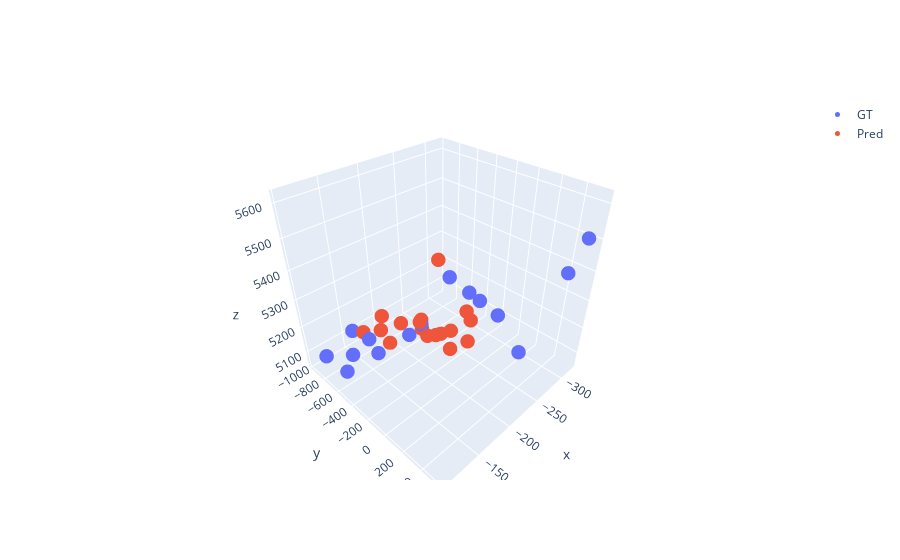

Here is the notebook cell this chart was saved with:
### Code cell
n_points = 99
scat_pose = go.Scatter3d(x=gt[0, :n_points, 0], y=gt[0, :n_points, 1], z=gt[0, :n_points, 2], mode="markers", name="GT")
scat_pred = go.Scatter3d(x=pred[0, :n_points, 0], y=pred[0, :n_points, 1], z=pred[0, :n_points, 2], mode="markers", name="Pred")
fig = go.Figure()
fig.add_trace(scat_pose)
fig.add_trace(scat_pred)

fig.update_traces(marker_size=5)
fig

### Figure 1 — Plotly figure (JSON) as saved in the notebook; plotly's stock layout.template omitted (floating-point values rounded to 4 significant figures)
{"data": [{"marker": {"size": 5}, "mode": "markers", "name": "GT", "type": "scatter3d", "x": [-142.9, -109.2, -153.2, -140.2, -176.7, -140.2, -118.9, -176.4, -210.0, -176.7, -104.3, -119.4, -258.2, -285.0, -300.5, -209.5, -321.0], "y": [-425.4, -529.7, -887.0, -780.1, -321.1, -780.1, -970.2, -171.2, 83.09, -321.0, -118.3, 498.6, 99.61, 532.9, -332.4, 548.8, 512.5], "z": [5164.0, 5124.0, 5130.0, 5075.0, 5204.0, 5075.0, 5059.0, 5275.0, 5387.0, 5204.0, 5350.0, 5617.0, 5245.0, 5434.0, 5157.0, 5291.0, 5497.0]}, {"marker": {"size": 5}, "mode": "markers", "name": "Pred", "type": "scatter3d", "x": [-182.3, -210.6, -214.8, -190.9, -154.0, -154.5, -155.3, -171.5, -183.7, -192.9, -148.7, -149.7, -124.5, -217.5, -214.1, -210.3, -267.0], "y": [-212.3, -207.7, -473.7, -717.3, -216.8, -478.5, -740.3, -70.79, 83.83, 169.4, 183.1, 22.75, -153.4, -280.8, 61.7, -98.82, -231.7], "z": [5242.0, 5180.0, 5172.0, 5057.0, 5304.0, 5221.0, 5154.0, 5265.0, 5298.0, 5366.0, 5361.0, 5365.0, 5384.0, 5420.0, 5206.0, 5146.0, 5143.0]}], "layout": {}}
